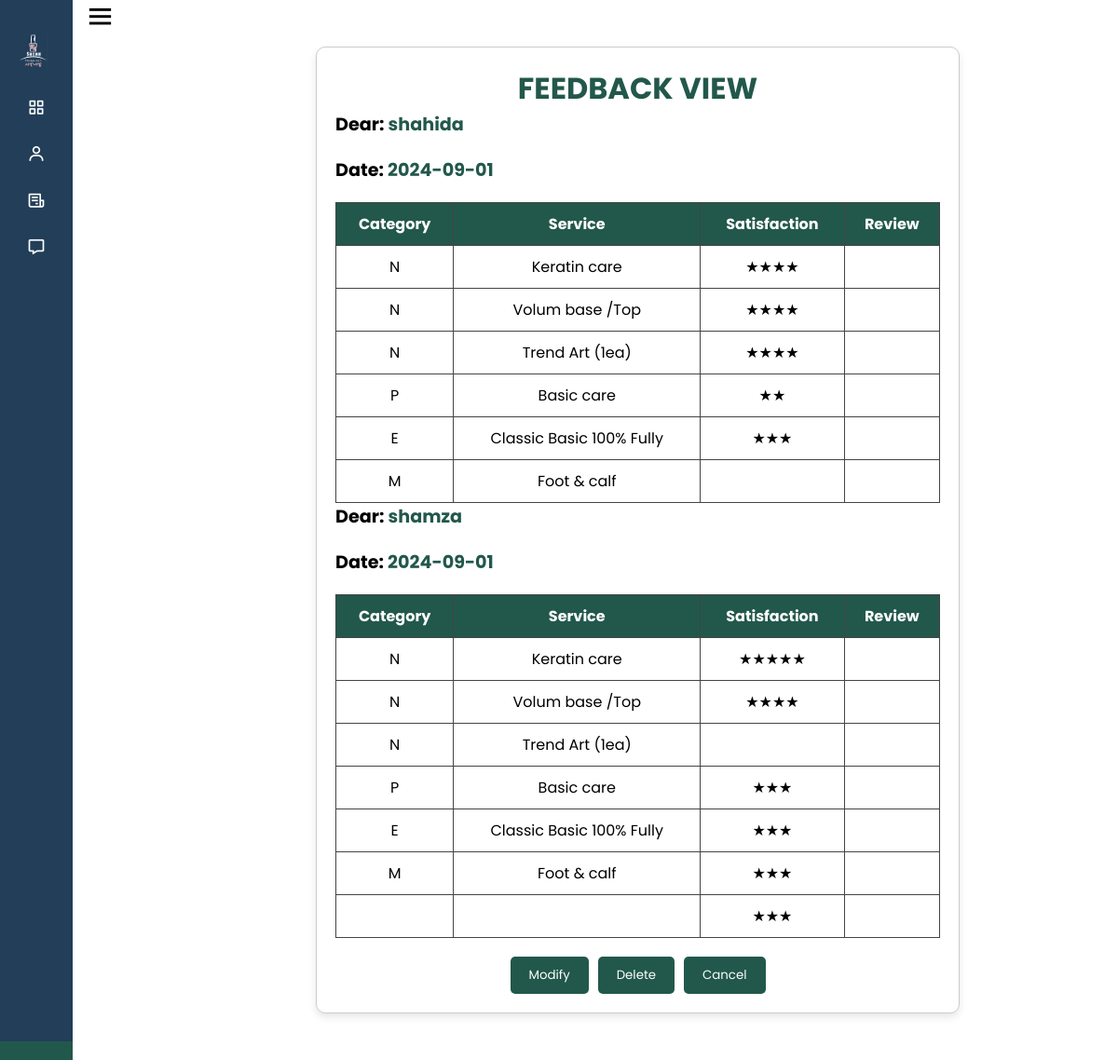
Page /feedback_view.php?date=2024-09-01&name=shahida on the committed database.
### tables this page shows
CREATE TABLE IF NOT EXISTS `feedback` (
  `f_no` int(11) NOT NULL AUTO_INCREMENT,
  `f_c_no` int(11) NOT NULL,
  `f_o_no` int(11) NOT NULL,
  `f_rate1` varchar(5) DEFAULT NULL,
  `f_review1` text,
  `f_rate2` varchar(5) DEFAULT NULL,
  `f_review2` text,
  `f_rate3` varchar(5) DEFAULT NULL,
  `f_review3` text,
  `f_rate4` varchar(5) DEFAULT NULL,
  `f_review4` text,
  `f_rate5` varchar(5) DEFAULT NULL,
  `f_review5` text,
  `f_rate6` varchar(5) DEFAULT NULL,
  `f_review6` text,
  `f_rate7` varchar(5) DEFAULT NULL,
  `f_review7` text,
  `f_rate8` varchar(5) DEFAULT NULL,
  `f_review8` text,
  `f_rate9` varchar(5) DEFAULT NULL,
  `f_review9` text,
  `f_rate10` varchar(5) DEFAULT NULL,
  `f_review10` text,
  `f_date` date DEFAULT NULL,
  PRIMARY KEY (`f_no`)
);

CREATE TABLE IF NOT EXISTS `customer` (
  `c_no` int(11) NOT NULL AUTO_INCREMENT,
  `c_name` varchar(30) NOT NULL,
  `c_mobile` varchar(11) NOT NULL,
  `c_birthday` date NOT NULL,
  `c_note` text NOT NULL,
  `c_cat` varchar(15) NOT NULL,
  `c_reg_date` date DEFAULT NULL,
  `c_is_del` varchar(15) DEFAULT NULL,
  `c_del_by` varchar(255) DEFAULT NULL,
  `c_del_time` timestamp NULL DEFAULT NULL,
  PRIMARY KEY (`c_no`)
);

CREATE TABLE IF NOT EXISTS `service_item` (
  `si_no` int(11) NOT NULL AUTO_INCREMENT,
  `si_cat` varchar(255) DEFAULT NULL,
  `si_service_name` varchar(50) NOT NULL,
  `si_price` int(11) NOT NULL,
  `si_promotion_price` int(11) DEFAULT NULL,
  `si_image1` varchar(255) DEFAULT NULL,
  `si_image2` varchar(255) DEFAULT NULL,
  `si_image3` varchar(255) DEFAULT NULL,
  `si_ext1` varchar(255) DEFAULT NULL,
  `si_ext2` varchar(255) DEFAULT NULL,
  `si_ext3` varchar(255) DEFAULT NULL,
  `si_description` text NOT NULL,
  `si_show` tinyint(1) DEFAULT '0',
  PRIMARY KEY (`si_no`)
);

### feedback_view.php (the view, shortened to what this page needs)
<?php
include 'common.php';
?>
<?php
$selectedDate = '';
$orders = [];
if (isset($_GET['date']) && !empty($_GET['date'])) {
    $selectedDate = $_GET['date'];
}
function getFeedbackByDate($date, $conn) {
    $feedbacks = [];
    $sql = "SELECT c.c_name, c.c_no AS f_c_no,
                f.f_rate1, f.f_rate2, f.f_rate3, f.f_rate4, f.f_rate5, f.f_rate6, f.f_rate7, f.f_rate8, f.f_rate9, f.f_rate10,
                f.f_review1, f.f_review2, f.f_review3, f.f_review4, f.f_review5, f.f_review6, f.f_review7, f.f_review8, f.f_review9, f.f_review10
            FROM feedback f
            JOIN customer c ON f.f_c_no = c.c_no
            WHERE f.f_date = ?";
    $stmt = $conn->prepare($sql);
    $stmt->bind_param('s', $date);
    $stmt->execute();
    $result = $stmt->get_result();
    while ($row = $result->fetch_assoc()) {
        $feedbacks[] = $row;
    }
    return $feedbacks;
}
    function getOrdersByCustomerNo($customerNo, $conn) {
        $orders = [];
        $sql = "
            SELECT si.si_cat, si.si_service_name
            FROM orderservice os
            JOIN service_item si ON os.s_si_no = si.si_no
            WHERE os.s_o_no IN (
                SELECT o_no
                FROM `order`
                WHERE o_c_no = ?
            )
        ";
        $stmt = $conn->prepare($sql);
        $stmt->bind_param('i', $customerNo);
        $stmt->execute();
        $result = $stmt->get_result();
        while ($row = $result->fetch_assoc()) {
            $orders[] = [
                'category' => $row['si_cat'],
                'service' => $row['si_service_name'],
            ];
        }
    return $orders;
}
$feedbacks = getFeedbackByDate($selectedDate, $conn);
if (!empty($feedbacks)) {
    $customerNo = $feedbacks[0]['f_c_no'];
    $orders = getOrdersByCustomerNo($customerNo, $conn);
}
?>
<!DOCTYPE html>
<html lang="en">
<head>
    <link rel="stylesheet" href="./css/feedback_view.css">
</head>
<body>
            <?php include_once "side_bar.php" ?>
            <div class="container">
                <h1>FEEDBACK VIEW</h1>
                <?php if (!empty($feedbacks)): ?>
            <?php foreach ($feedbacks as $feedback): ?>
                <div class="error">
                    <p class="message"><span style="color:Black; font-weight: bold;">Dear: <span style="color:#22584b; font-weight: bold;"><?php echo htmlspecialchars($feedback['c_name']); ?></span></p>
                    <p class="message"><span style="color:Black; font-weight: bold;">Date: <span style="color:#22584b; font-weight: bold;"><?php echo htmlspecialchars($selectedDate); ?></span></p>
                </div>
                <table class="feedback-table">
                    <tr>
                        <th>Category</th>
                        <th>Service</th>
                        <th>Satisfaction</th>
                        <th>Review</th>
                    </tr>
                    <?php
                    for ($i = 1; $i <= 10; $i++):
                        $category = $orders[$i - 1]['category'] ?? '';
                        $service = $orders[$i - 1]['service'] ?? '';
                        $review = $feedback["f_review$i"] ?? '';
                        $rate = $feedback["f_rate$i"] ?? '';
                        if ($service || $review || $rate): ?>
                            <tr>
                                <td><?php echo htmlspecialchars($category); ?></td>
                                <td><?php echo htmlspecialchars($service); ?></td>
                                <td><?php echo str_repeat('★', (int)$rate); ?></td>
                                <td><?php echo htmlspecialchars($review); ?></td>
                            </tr>
                        <?php endif;
                    endfor;
                    ?>
                </table>
            <?php endforeach; ?>
        <?php else: ?>
            <p>No feedback found for the selected date.</p>
        <?php endif; ?>
        <div class="actions-feedback">
            <button onclick="window.location.href='feedback_modify.php?customerName=<?php echo urlencode($feedback['c_name']); ?>&selectedDate=<?php echo urlencode($selectedDate); ?>'">Modify</button>
            <button onclick="deleteFeedback('<?php echo urlencode($feedback['c_name']); ?>', '<?php echo urlencode($selectedDate); ?>')">Delete</button>
            <button><a href="./feedback_main.php">Cancel</a></button>
        </div>
    </div>
</body>
</html>

### css/feedback_view.css (style rules this page uses)
h1 { text-align: center; font-size: 40px; color: #22584b; }
.container { width: 70%; margin: 50px; margin-left:280px; padding: 20px; background-color: #ffffff; border: 1px solid #ccc; border-radius: 10px; box-shadow: 0 4px 8px rgba(0, 0, 0, 0.1); }
.message { color: black; font-size: 1.2em; margin-bottom: 20px; text-align: left; }
.feedback-table { width: 100%; margin: 0 auto; border-collapse: collapse; }
.feedback-table th, .feedback-table td { border: 1px solid #444; padding: 10px; text-align: center; }
.feedback-table th { background-color: #22584b; color: white; }
.feedback-table td { background-color: white; }
.actions-feedback { display: flex; justify-content: center; gap: 10px; margin-top: 20px; }
.actions-feedback button { background-color: #22584b; color: white; border: none; padding: 10px 20px; cursor: pointer; border-radius: 5px; }
.actions-feedback button a { text-decoration: none; color: white; }
table { width: 100%; border-collapse: collapse; margin-top: 20px; }
table, th, td { border: 1px solid black; }
th, td { padding: 10px; text-align: left; }
th { background-color: white; }
td { background-color: white; }
@media (min-width: 1025px) { h1 { font-size: 32px; } }
@media (min-width: 1025px) { .feedback-table th, .feedback-table td { font-size: 16px; padding: 10px; } }

### css/side_bar.css (style rules this page uses)
* { margin: 0; padding: 0; box-sizing: border-box; font-family: 'Poppins', sans-serif; }
body { display: flex; margin-right: 10%; }

### rows in the picture
feedback: customer.c_name "shahida", f_rate1 "★★★★", f_rate2 "★★★★", f_rate3 "★★★★", f_rate4 "★★", f_rate5 "★★★"
service_item: si_cat "N", si_service_name "Keratin care"
service_item: si_cat "N", si_service_name "Volum base /Top"
service_item: si_cat "N", si_service_name "Trend Art (1ea)"
service_item: si_cat "P", si_service_name "Basic care"
service_item: si_cat "E", si_service_name "Classic Basic 100% Fully"
service_item: si_cat "M", si_service_name "Foot & calf"
feedback: customer.c_name "shamza", f_rate1 "★★★★★", f_rate2 "★★★★", f_rate4 "★★★", f_rate5 "★★★", f_rate6 "★★★", f_rate8 "★★★"
